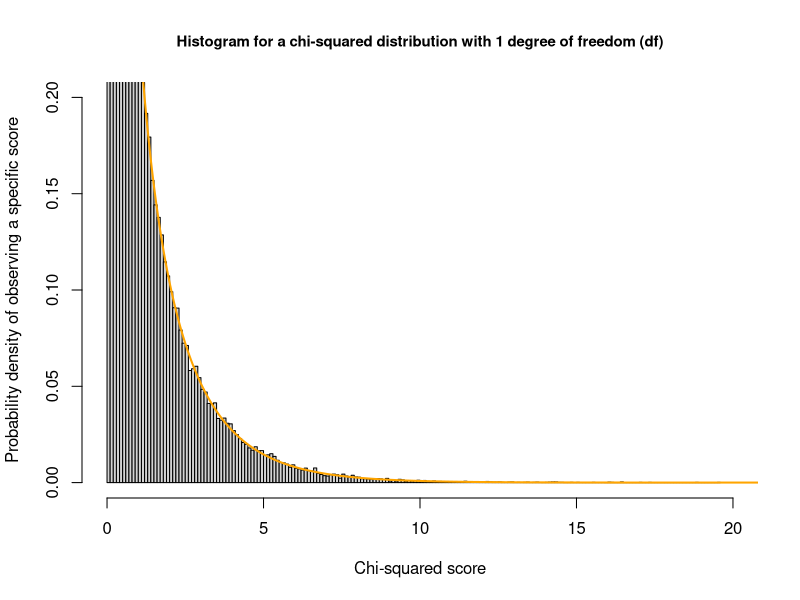
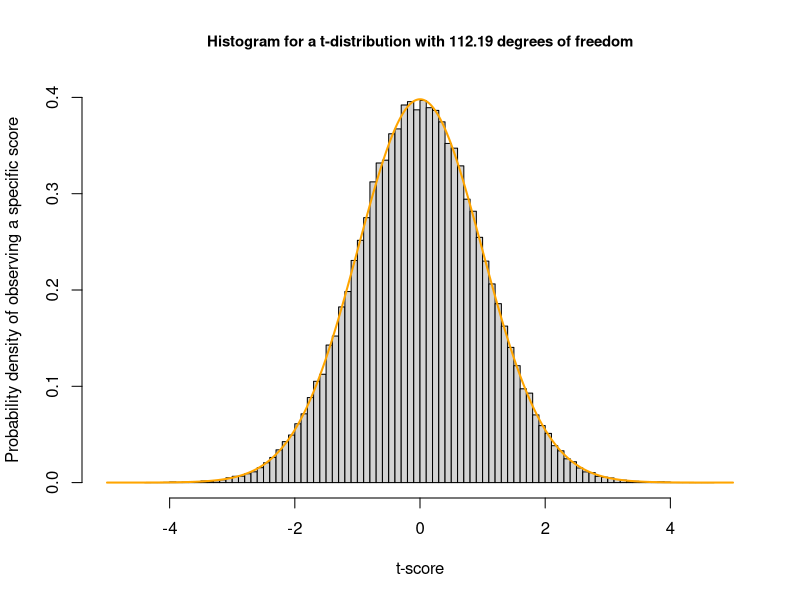

Write R code to recreate these figures, in order.
## ---- chunk 1
library("readxl")
library("tidyverse")
## ---- chunk 2

data <- read_xlsx("Paquot_Larsson_2020_data.xlsx")

data_vowels <- read.csv("Vowels_Apache.csv", sep = "\t")

## ---- chunk 3
#| code-fold: true

# Generate random samples from a chi-squared distribution with 1 degree of freedom
x <- rchisq(100000, df = 1)

# Create histogram
hist(x,
     breaks = "Scott",
     freq = FALSE,
     xlim = c(0, 20),
     ylim = c(0, 0.2),
     ylab = "Probability density of observing a specific score",
     xlab = "Chi-squared score",
     main = "Histogram for a chi-squared distribution with 1 degree of freedom (df)",
     cex.main = 0.9)

# Overlay PDF
curve(dchisq(x, df = 1), from = 0, to = 150, n = 5000, col = "orange", lwd = 2, add = TRUE)



## ---- chunk 4
#| code-fold: true
# Given t-statistic and degrees of freedom
t_statistic <- 2.4416
df <- 112.19

# Generate random samples from a t-distribution with the given degrees of freedom
x <- rt(100000, df = df)

# Create histogram
hist(x,
     breaks = "Scott",
     freq = FALSE,
     xlim = c(-5, 5),
     ylim = c(0, 0.4),
     ylab = "Probability density of observing a specific score",
     xlab = "t-score",
     main = "Histogram for a t-distribution with 112.19 degrees of freedom",
     cex.main = 0.9)

# Overlay PDF
curve(dt(x, df = df), from = -5, to = 5, n = 5000, col = "orange", lwd = 2, add = TRUE)

